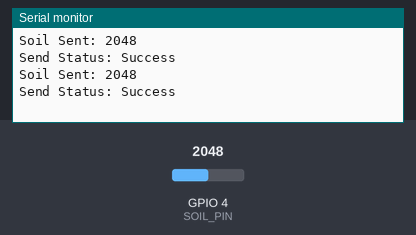
This sketch was run on a simulated ESP32. On the bench: the last lines printed to the serial monitor. The inputs (shaded band) are chosen by the test bench; at power-on: GPIO 4 (SOIL_PIN) = 2048.

Above: at 2.8 s.
2.9 s: GPIO 4 (SOIL_PIN) set to 2866
At 4.9 s:
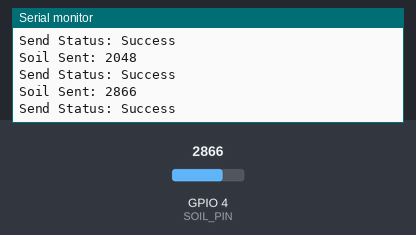
5.6 s: GPIO 4 (SOIL_PIN) set to 3603
At 6.4 s:
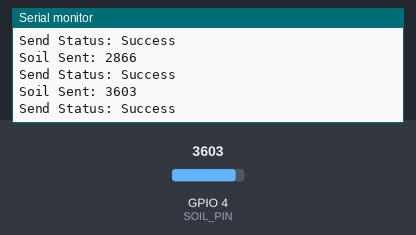
Timing chart, 0 to 8.6 s (numbered marks = the images above; inputs shaded):
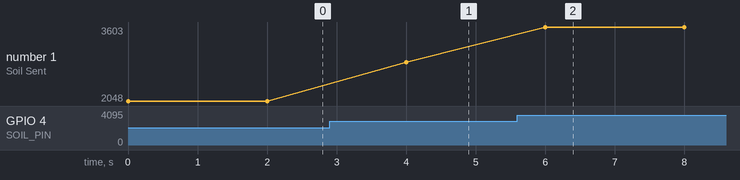

The sketch:

soil_now.ino
```cpp
#include <esp_now.h>
#include <WiFi.h>

#define SOIL_PIN 4

// Replace with RECEIVER ESP MAC Address
uint8_t receiverMAC[] = {0xFF, 0xFF, 0xFF, 0xFF, 0xFF, 0xFF};

typedef struct struct_message {
  int soilValue;
} struct_message;

struct_message data;

void OnDataSent(const uint8_t *mac_addr, esp_now_send_status_t status) {
  Serial.print("Send Status: ");
  Serial.println(status == ESP_NOW_SEND_SUCCESS ? "Success" : "Fail");
}

void setup() {
  Serial.begin(115200);

  WiFi.mode(WIFI_STA);

  if (esp_now_init() != ESP_OK) {
    Serial.println("Error initializing ESP-NOW");
    return;
  }

  esp_now_register_send_cb(OnDataSent);

  esp_now_peer_info_t peerInfo = {};
  memcpy(peerInfo.peer_addr, receiverMAC, 6);
  peerInfo.channel = 0;
  peerInfo.encrypt = false;

  if (esp_now_add_peer(&peerInfo) != ESP_OK) {
    Serial.println("Failed to add peer");
    return;
  }
}

void loop() {

  data.soilValue = analogRead(SOIL_PIN);

  esp_now_send(receiverMAC, (uint8_t *) &data, sizeof(data));

  Serial.print("Soil Sent: ");
  Serial.println(data.soilValue);

  delay(2000);
}
```

Measured:
- after the input at 2.9 s, the serial monitor: prints a new line after 1.1 s (image 1)
- after the input at 5.6 s, the serial monitor: prints a new line after 0.40 s (image 2)
- plotted number 1: 2048 → 2866 after the input at 2.9 s, 2866 → 3603 after the input at 5.6 s
